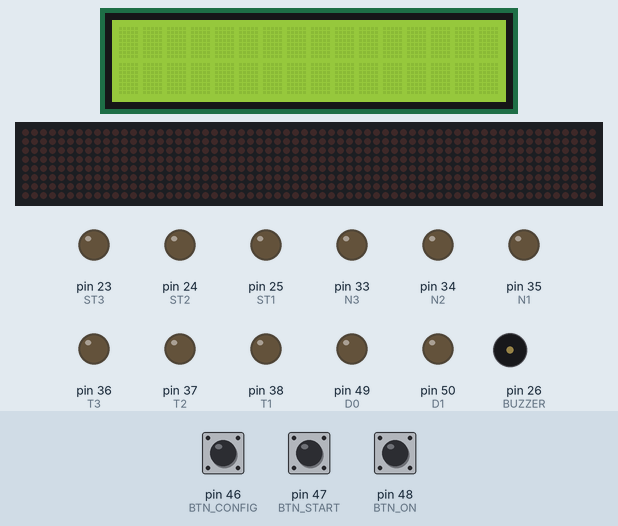
A sketch run on a simulated Arduino Mega 2560, built with avr-gcc and run on an emulated ATmega2560. On the bench: 16×2 character LCD, 64×8 LED matrix, output pins drawn as LEDs (lit = HIGH), buzzer (waves = sounding). The inputs (shaded band) are chosen by the test bench; at power-on: pin 48 (BTN_ON) LOW, pin 47 (BTN_START) LOW, pin 46 (BTN_CONFIG) LOW.

Above: at 1.3 s.
1.4 s: pin 48 (BTN_ON) pulled HIGH for 0.15 s
At 3.9 s:
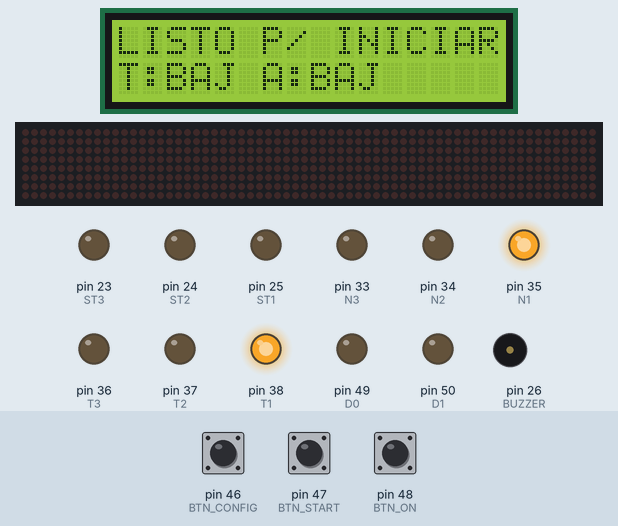
4.5 s: pin 47 (BTN_START) pulled HIGH for 0.15 s
At 6.18 s:
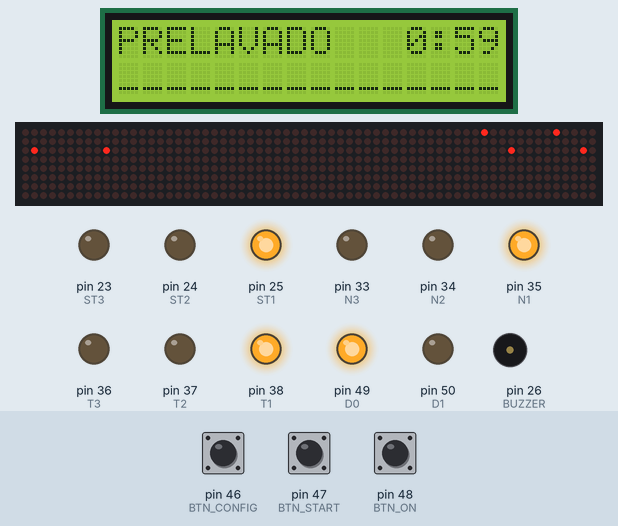
6.2 s: pin 47 (BTN_START) pulled HIGH for 1 s
At 7.8 s:
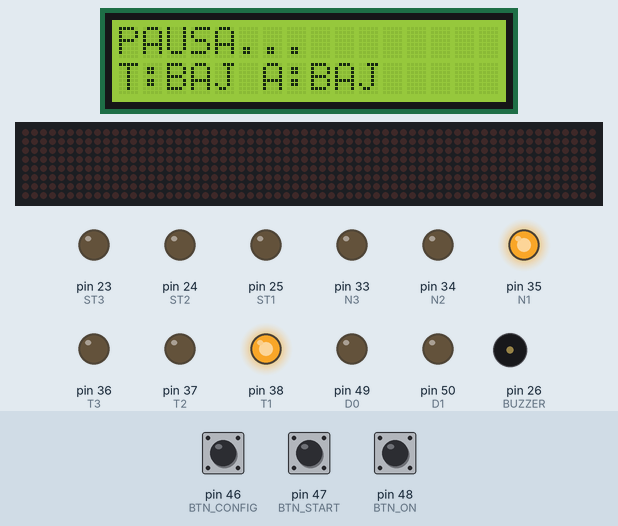
8.7 s: pin 46 (BTN_CONFIG) pulled HIGH for 0.15 s
At 9.6 s:
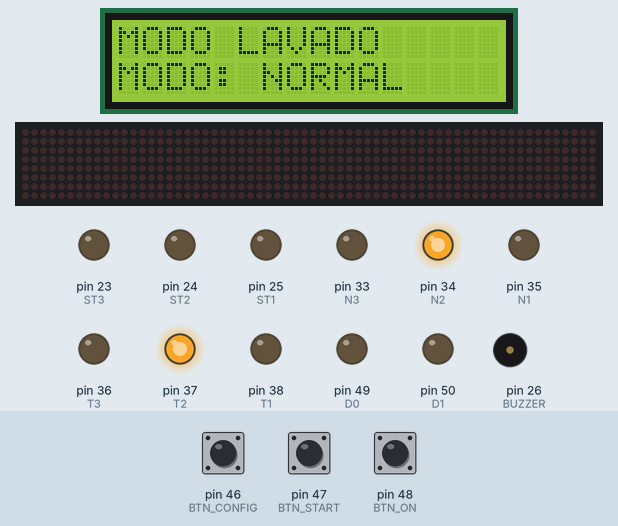
10.3 s: pin 47 (BTN_START) pulled HIGH for 0.15 s
At 10.52 s:
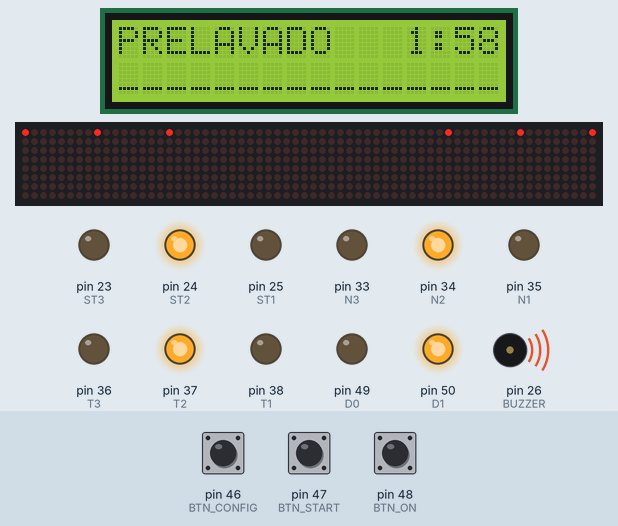
12.0 s: pin 47 (BTN_START) pulled HIGH for 3.2 s
At 13.1 s:
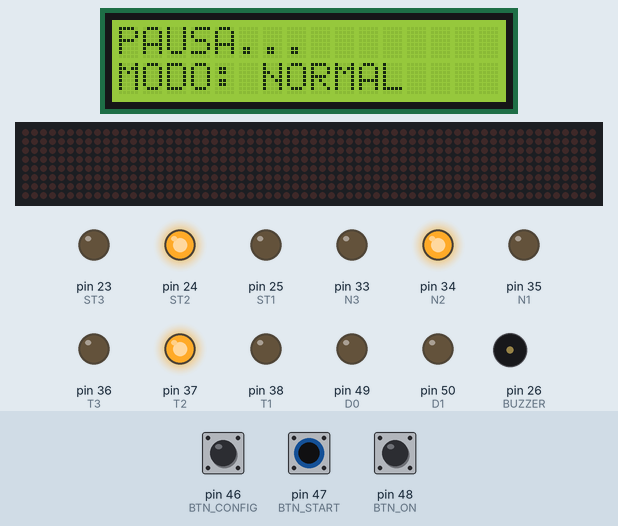
Timing chart, 0 to 16.8 s (numbered marks = the images above; inputs shaded):
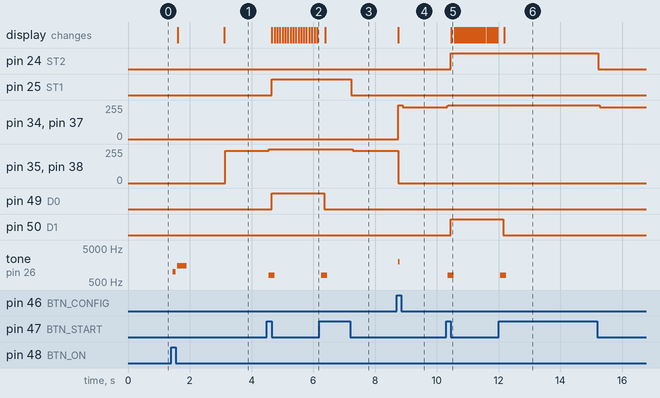

The sketch:

Codigo_Lavaplatos.ino
```cpp
#include <LedControl.h>
#include <LiquidCrystal.h>
#include <Keypad.h>

// Matriz de agua (4 modulos MAX7219 encadenados)
#define CS  53
#define SCK 52
#define DIN 51

// Puente/relay del motor de lavado
#define D1 50
#define D0 49

// Botonera principal
#define BTN_ON     48
#define BTN_START  47
#define BTN_CONFIG 46

// LCD 16x2 (modo 4 bits)
#define LCD_D7 45
#define LCD_D6 44
#define LCD_D5 43
#define LCD_D4 42
#define LCD_EN 41
#define LCD_RS 40

// LEDs de temperatura (T) y nivel de agua (N)
#define T1 38
#define T2 37
#define T3 36
#define N1 35
#define N2 34
#define N3 33

// Teclado de temperatura
#define TC1 32
#define TF1 31
#define TF2 30

// Teclado de nivel de agua
#define NAC1 29
#define NAF1 28
#define NAF2 27

#define BUZZER 26

// LEDs que simulan temperatura durante el lavado
#define ST1 25
#define ST2 24
#define ST3 23

// Teclado de programas
#define CC1 21
#define CF1 20
#define CF2 19

LedControl lc(DIN, SCK, CS, 8);
LiquidCrystal lcd(LCD_RS, LCD_EN, LCD_D4, LCD_D5, LCD_D6, LCD_D7);

char teclasTemp[2][1] = { {'o'}, {'k'} };
byte filasTemp[2] = {TF1, TF2};
byte colsTemp[1]  = {TC1};
Keypad tecladoTemp(makeKeymap(teclasTemp), filasTemp, colsTemp, 2, 1);

char teclasAgua[2][1] = { {'p'}, {'l'} };
byte filasAgua[2] = {NAF1, NAF2};
byte colsAgua[1]  = {NAC1};
Keypad tecladoAgua(makeKeymap(teclasAgua), filasAgua, colsAgua, 2, 1);

char teclasConfig[2][1] = { {'i'}, {'j'} };
byte filasConfig[2] = {CF1, CF2};
byte colsConfig[1]  = {CC1};
Keypad tecladoConfig(makeKeymap(teclasConfig), filasConfig, colsConfig, 2, 1);

bool sistemaEncendido = false;
bool lavadoActivo     = false;
bool pausa            = false;
bool mostrarMarca     = true;
bool configuracionActivado = true;
bool modoConfig       = false; // true = seleccion de programa, false = ajuste manual

byte nivelTemp   = 0; // 0=BAJO, 1=MEDIO, 2=ALTO
byte nivelAgua   = 0; // 0=BAJO, 1=MEDIO, 2=ALTO
byte nivelConfig = 0; // 0=NORMAL, 1=CRISTALES, 2=ECOLOGICO, 3=PRESION

unsigned long tiempoInicioLavado = 0;
unsigned long tiempoPausaInicio  = 0;
unsigned long duracionLavado     = 60000;
byte etapa = 0; // 0=Prelavado 1=Lavado 2=Enjuague 3=Secado

void setup() {
  inicializarLedsTemperatura();
  inicializarLedControl();
  inicializarMotores();
  inicializarLCD();
  inicializarEntradas();

  apagarTodo();
}

void loop() {
  leerPulsadoresGenerales();

  if (sistemaEncendido) {
    if (!lavadoActivo || pausa) {
      leerConfiguracionAvanzada();
    }
    actualizarLeds();
    ejecutarLavado();
  }
}

void leerPulsadoresGenerales() {

  if (digitalRead(BTN_CONFIG) && sistemaEncendido && (!lavadoActivo || pausa)) {
    delay(50);
    if (digitalRead(BTN_CONFIG)) {
      modoConfig = !modoConfig;
      sonar(2);

      if (modoConfig) {
        lcd.clear();
        lcd.print("MODO LAVADO");
        aplicarModoLavado();
      } else {
        lcd.clear();
        lcd.print("CONFIG MANUAL");
      }
      actualizarPantallaConfig();
      while (digitalRead(BTN_CONFIG));
    }
  }

  if (digitalRead(BTN_ON)) {
    delay(50);
    if (digitalRead(BTN_ON)) {
      if (!sistemaEncendido) {
        sistemaEncendido = true;
        sonar(1);
        lcd.display();
        lcd.clear();
        lcd.print("LavaPlatos");
        lcd.setCursor(3, 1);
        lcd.print("Grupo 6");
        delay(1500);
        mostrarMarca = false;
        lcd.clear();
        lcd.print("LISTO P/ INICIAR");

        nivelConfig = 0;
        nivelAgua = 0;
        nivelTemp = 0;
        calcularTiempo();

        actualizarPantallaConfig();
        actualizarLeds();
      } else if (!lavadoActivo || pausa) {
        sonar(4);
        sistemaEncendido = false;
        apagarTodo();
      }
      while (digitalRead(BTN_ON));
    }
  }

  if (digitalRead(BTN_START) && sistemaEncendido) {
    delay(50);
    if (digitalRead(BTN_START)) {
      sonar(3);
      if (!lavadoActivo) {
        lavadoActivo = true;
        pausa = false;
        tiempoInicioLavado = millis();
        lcd.clear();
      } else {
        pausa = !pausa;
        if (pausa) {
          apagarMotores();
          limpiarMatriz();
          tiempoPausaInicio = millis();
          lcd.clear();
          lcd.setCursor(0, 0);
          lcd.print("PAUSA...        ");
          actualizarPantallaConfig();
        } else {
          tiempoInicioLavado += millis() - tiempoPausaInicio;
          lcd.clear();
        }
      }
      while (digitalRead(BTN_START));
    }
  }
}

void leerConfiguracionAvanzada() {

  if (modoConfig) {
    char c = tecladoConfig.getKey();
    if (c) {
      if (c == 'i') {
        nivelConfig = (nivelConfig + 1) % 4;
      } else if (c == 'j') {
        nivelConfig = (nivelConfig + 3) % 4;
      }

      aplicarModoLavado();
      calcularTiempo();
      sonar(2);
      actualizarPantallaConfig();
      delay(100);
    }
    return;
  }

  char t = tecladoTemp.getKey();
  if (t) {
    if (t == 'o') {
      if (nivelTemp < 2) nivelTemp++; else nivelTemp = 2;
      calcularTiempo();
      sonar(2); actualizarLeds(); actualizarPantallaConfig(); delay(200);
    } else if (t == 'k') {
      if (nivelTemp > 0) nivelTemp--; else nivelTemp = 0;
      calcularTiempo();
      sonar(2); actualizarLeds(); actualizarPantallaConfig(); delay(200);
    }
  }

  char a = tecladoAgua.getKey();
  if (a) {
    if (a == 'p') {
      if (nivelAgua < 2) nivelAgua++; else nivelAgua = 2;
      calcularTiempo();
      sonar(2); actualizarLeds(); actualizarPantallaConfig(); delay(200);
    } else if (a == 'l') {
      if (nivelAgua > 0) nivelAgua--; else nivelAgua = 0;
      calcularTiempo();
      sonar(2); actualizarLeds(); actualizarPantallaConfig(); delay(200);
    }
  }
}

void calcularTiempo() {
  duracionLavado = 60000UL + ((unsigned long)nivelTemp * 30000UL) + ((unsigned long)nivelAgua * 30000UL);
}

void aplicarModoLavado() {
  switch (nivelConfig) {
    case 0: nivelAgua = 1; nivelTemp = 1; break; // NORMAL
    case 1: nivelAgua = 1; nivelTemp = 0; break; // CRISTALES
    case 2: nivelAgua = 0; nivelTemp = 0; break; // ECOLOGICO
    case 3: nivelAgua = 2; nivelTemp = 2; break; // PRESION
  }
  actualizarLeds();
  calcularTiempo();
}

void ejecutarLavado() {
  if (!lavadoActivo || pausa) return;

  unsigned long t = millis() - tiempoInicioLavado;

  if (t >= duracionLavado) {
    lavadoActivo = false;
    apagarMotores();
    limpiarMatriz();
    sonar(4);
    lcd.clear();
    lcd.print("LAVADO TERMINADO");
    delay(2000);
    apagarTodo();
    sistemaEncendido = true;
    lcd.display();
    lcd.print("LISTO P/ INICIAR");
    actualizarPantallaConfig();
    actualizarLeds();
    return;
  }

  if (t < duracionLavado * 0.25) etapa = 0;
  else if (t < duracionLavado * 0.5) etapa = 1;
  else if (t < duracionLavado * 0.75) etapa = 2;
  else etapa = 3;

  mostrarLCD(t);

  if (nivelAgua == 0) aguaBajo(true);
  if (nivelAgua == 1) aguaMedio(true);
  if (nivelAgua == 2) aguaAlto(true);
}

void mostrarLCD(unsigned long t) {
  lcd.setCursor(0, 0);
  const char* txt[] = {"PRELAVADO", "LAVADO", "ENJUAGUE", "SECADO"};
  lcd.print(txt[etapa]);
  lcd.print("        ");

  lcd.setCursor(12, 0);
  long restante = (long)duracionLavado - (long)t;
  if (restante < 0) restante = 0;

  int minutos = restante / 60000;
  int segundos = (restante % 60000) / 1000;

  lcd.print(minutos);
  lcd.print(":");
  if (segundos < 10) lcd.print("0");
  lcd.print(segundos);

  lcd.setCursor(0, 1);
  int barras = map(t, 0, duracionLavado, 0, 16);
  for (int i = 0; i < 16; i++) lcd.print(i < barras ? char(255) : '_');
}

void actualizarPantallaConfig() {

  if (modoConfig) {
    lcd.setCursor(0, 1);
    lcd.print("MODO: ");
    if (nivelConfig == 0) lcd.print("NORMAL     ");
    else if (nivelConfig == 1) lcd.print("CRISTALES  ");
    else if (nivelConfig == 2) lcd.print("ECOLOGICO  ");
    else lcd.print("PRESION    ");
    return;
  }

  if (!mostrarMarca && (!lavadoActivo || pausa)) {
    lcd.setCursor(0, 1);
    lcd.print("T:");
    if (nivelTemp == 0) lcd.print("BAJ ");
    else if (nivelTemp == 1) lcd.print("MED ");
    else lcd.print("ALT ");

    lcd.print("A:");
    if (nivelAgua == 0) lcd.print("BAJ ");
    else if (nivelAgua == 1) lcd.print("MED ");
    else lcd.print("ALT ");

    if (!lavadoActivo && !pausa) {
      lcd.setCursor(0, 0);
      lcd.print("LISTO P/ INICIAR");
    }
  }
}

void actualizarLeds() {
  digitalWrite(T1, LOW);
  digitalWrite(T2, LOW);
  digitalWrite(T3, LOW);
  if (nivelTemp == 0) digitalWrite(T1, HIGH);
  else if (nivelTemp == 1) digitalWrite(T2, HIGH);
  else if (nivelTemp == 2) digitalWrite(T3, HIGH);

  digitalWrite(N1, LOW);
  digitalWrite(N2, LOW);
  digitalWrite(N3, LOW);
  if (nivelAgua == 0) digitalWrite(N1, HIGH);
  else if (nivelAgua == 1) digitalWrite(N2, HIGH);
  else if (nivelAgua == 2) digitalWrite(N3, HIGH);

  simularTemperatura();
}

void simularTemperatura() {
  digitalWrite(ST1, LOW); digitalWrite(ST2, LOW); digitalWrite(ST3, LOW);
  if (!lavadoActivo || pausa) return;
  if (nivelTemp == 0) digitalWrite(ST1, HIGH);
  else if (nivelTemp == 1) digitalWrite(ST2, HIGH);
  else if (nivelTemp == 2) digitalWrite(ST3, HIGH);
}

bool delayNoBloqueante(unsigned long ms) {
  unsigned long inicio = millis();
  while (millis() - inicio < ms) {
    leerPulsadoresGenerales();
    if (pausa || !sistemaEncendido) return false;
  }
  return true;
}

void limpiarMatriz() {
  for (int i = 0; i < 8; i++) {
    lc.clearDisplay(i);
  }
}

void aguaBajo(bool activo) {
  motorBajo(activo);
  for (int f = 0; f < 8; f++) {
    if (pausa || !sistemaEncendido) { apagarMotores(); limpiarMatriz(); return; }
    for (int c = 0; c < 8; c++) {
      if (pausa || !sistemaEncendido) { apagarMotores(); limpiarMatriz(); return; }

      lc.setLed(7, f, c, true);       lc.setLed(7, f - 2, c - 3, true);
      lc.setLed(7, f - 4, c - 6, true); lc.setLed(7, f - 6, c - 9, true);

      lc.setLed(6, f, c, true);       lc.setLed(6, f - 2, c - 3, true);
      lc.setLed(6, f - 4, c - 6, true); lc.setLed(6, f - 6, c - 9, true);

      lc.setLed(0, f, 7 - c, true);   lc.setLed(0, f - 2, 4 - c, true);
      lc.setLed(0, f - 4, 1 - c, true); lc.setLed(0, f - 6, -2 - c, true);

      lc.setLed(1, f, 7 - c, true);   lc.setLed(1, f - 2, 4 - c, true);
      lc.setLed(1, f - 4, 1 - c, true); lc.setLed(1, f - 6, -2 - c, true);

      if (!delayNoBloqueante(80)) { apagarMotores(); limpiarMatriz(); return; }

      lc.setLed(7, f, c, false);       lc.setLed(7, f - 2, c - 3, false);
      lc.setLed(7, f - 4, c - 6, false); lc.setLed(7, f - 6, c - 9, false);

      lc.setLed(6, f, c, false);       lc.setLed(6, f - 2, c - 3, false);
      lc.setLed(6, f - 4, c - 6, false); lc.setLed(6, f - 6, c - 9, false);

      lc.setLed(0, f, 7 - c, false);   lc.setLed(0, f - 2, 4 - c, false);
      lc.setLed(0, f - 4, 1 - c, false); lc.setLed(0, f - 6, -2 - c, false);

      lc.setLed(1, f, 7 - c, false);   lc.setLed(1, f - 2, 4 - c, false);
      lc.setLed(1, f - 4, 1 - c, false); lc.setLed(1, f - 6, -2 - c, false);
    }
  }
}

void aguaMedio(bool activo) {
  motorMedio(activo);
  for (int f = 0; f < 8; f++) {
    if (pausa || !sistemaEncendido) { apagarMotores(); limpiarMatriz(); return; }
    for (int c = 0; c < 8; c++) {
      if (pausa || !sistemaEncendido) { apagarMotores(); limpiarMatriz(); return; }

      lc.setLed(7, f, c, true);       lc.setLed(7, f - 2, c - 3, true);
      lc.setLed(7, f - 4, c - 6, true); lc.setLed(7, f - 6, c - 9, true);

      lc.setLed(6, f, c, true);       lc.setLed(6, f - 2, c - 3, true);
      lc.setLed(6, f - 4, c - 6, true); lc.setLed(6, f - 6, c - 9, true);

      lc.setLed(5, f, c, true);       lc.setLed(5, f - 2, c - 3, true);
      lc.setLed(5, f - 4, c - 6, true); lc.setLed(5, f - 6, c - 9, true);

      lc.setLed(0, f, 7 - c, true);   lc.setLed(0, f - 2, 4 - c, true);
      lc.setLed(0, f - 4, 1 - c, true); lc.setLed(0, f - 6, -2 - c, true);

      lc.setLed(1, f, 7 - c, true);   lc.setLed(1, f - 2, 4 - c, true);
      lc.setLed(1, f - 4, 1 - c, true); lc.setLed(1, f - 6, -2 - c, true);

      lc.setLed(2, f, 7 - c, true);   lc.setLed(2, f - 2, 4 - c, true);
      lc.setLed(2, f - 4, 1 - c, true); lc.setLed(2, f - 6, -2 - c, true);

      if (!delayNoBloqueante(50)) { apagarMotores(); limpiarMatriz(); return; }

      lc.setLed(7, f, c, false);       lc.setLed(7, f - 2, c - 3, false);
      lc.setLed(7, f - 4, c - 6, false); lc.setLed(7, f - 6, c - 9, false);

      lc.setLed(6, f, c, false);       lc.setLed(6, f - 2, c - 3, false);
      lc.setLed(6, f - 4, c - 6, false); lc.setLed(6, f - 6, c - 9, false);

      lc.setLed(5, f, c, false);       lc.setLed(5, f - 2, c - 3, false);
      lc.setLed(5, f - 4, c - 6, false); lc.setLed(5, f - 6, c - 9, false);

      lc.setLed(0, f, 7 - c, false);   lc.setLed(0, f - 2, 4 - c, false);
      lc.setLed(0, f - 4, 1 - c, false); lc.setLed(0, f - 6, -2 - c, false);

      lc.setLed(1, f, 7 - c, false);   lc.setLed(1, f - 2, 4 - c, false);
      lc.setLed(1, f - 4, 1 - c, false); lc.setLed(1, f - 6, -2 - c, false);

      lc.setLed(2, f, 7 - c, false);   lc.setLed(2, f - 2, 4 - c, false);
      lc.setLed(2, f - 4, 1 - c, false); lc.setLed(2, f - 6, -2 - c, false);
    }
  }
}

void aguaAlto(bool activo) {
  motorAlto(activo);
  for (int f = 0; f < 8; f++) {
    if (pausa || !sistemaEncendido) { apagarMotores(); limpiarMatriz(); return; }
    for (int c = 0; c < 8; c++) {
      if (pausa || !sistemaEncendido) { apagarMotores(); limpiarMatriz(); return; }

      for (int m = 0; m <= 3; m++) {
        lc.setLed(7 - m, f, c, true);     lc.setLed(7 - m, f - 2, c - 3, true);
        lc.setLed(7 - m, f - 4, c - 6, true); lc.setLed(7 - m, f - 6, c - 9, true);
        lc.setLed(m, f, 7 - c, true);     lc.setLed(m, f - 2, 4 - c, true);
        lc.setLed(m, f - 4, 1 - c, true); lc.setLed(m, f - 6, -2 - c, true);
      }

      if (!delayNoBloqueante(30)) { apagarMotores(); limpiarMatriz(); return; }

      for (int m = 0; m <= 3; m++) {
        lc.setLed(7 - m, f, c, false);     lc.setLed(7 - m, f - 2, c - 3, false);
        lc.setLed(7 - m, f - 4, c - 6, false); lc.setLed(7 - m, f - 6, c - 9, false);
        lc.setLed(m, f, 7 - c, false);     lc.setLed(m, f - 2, 4 - c, false);
        lc.setLed(m, f - 4, 1 - c, false); lc.setLed(m, f - 6, -2 - c, false);
      }
    }
  }
}

void inicializarLedControl() {
  for (int i = 0; i < 8; i++) { lc.shutdown(i, false); lc.setIntensity(i, 10); lc.clearDisplay(i); }
}

void inicializarLCD() {
  lcd.begin(16, 2);
}

void inicializarEntradas() {
  pinMode(BTN_ON, INPUT); pinMode(BTN_START, INPUT); pinMode(BUZZER, OUTPUT);
  pinMode(T1, OUTPUT); pinMode(T2, OUTPUT); pinMode(T3, OUTPUT);
  pinMode(N1, OUTPUT); pinMode(N2, OUTPUT); pinMode(N3, OUTPUT);
}

void inicializarMotores() {
  pinMode(D0, OUTPUT); pinMode(D1, OUTPUT);
}

void inicializarLedsTemperatura() {
  pinMode(ST1, OUTPUT); pinMode(ST2, OUTPUT); pinMode(ST3, OUTPUT);
}

void motorBajo(bool a)  { if (a) { digitalWrite(D1, LOW);  digitalWrite(D0, HIGH); } else apagarMotores(); }
void motorMedio(bool a) { if (a) { digitalWrite(D1, HIGH); digitalWrite(D0, LOW);  } else apagarMotores(); }
void motorAlto(bool a)  { if (a) { digitalWrite(D1, HIGH); digitalWrite(D0, HIGH); } else apagarMotores(); }
void apagarMotores()    { digitalWrite(D0, LOW); digitalWrite(D1, LOW); }

void sonar(int tipo) {
  switch (tipo) {
    case 1: tone(BUZZER, 1000, 100); delay(150); tone(BUZZER, 1500, 300); break;
    case 2: tone(BUZZER, 2000, 50); break;
    case 3: tone(BUZZER, 800, 100); delay(100); tone(BUZZER, 800, 100); break;
    case 4: tone(BUZZER, 500, 300); delay(300); tone(BUZZER, 300, 400); break;
  }
}

void apagarTodo() {
  lcd.clear(); lcd.noDisplay(); apagarMotores(); limpiarMatriz();
  digitalWrite(T1, LOW); digitalWrite(T2, LOW); digitalWrite(T3, LOW);
  digitalWrite(N1, LOW); digitalWrite(N2, LOW); digitalWrite(N3, LOW);
  lavadoActivo = false; pausa = false; mostrarMarca = true; nivelTemp = 0; nivelAgua = 0;

  nivelConfig = 0;
  calcularTiempo();
}
```

Measured:
- after the input at 1.4 s, pin 35 (N1), pin 38 (T1): 0/255 → 241/255 after 1.8 s; tone on pin 26 (BUZZER): silent → 1000 Hz after 0.05 s, → silent 0.10 s later, → 1500 Hz 0.05 s later, → silent 0.30 s later; the display: first changes after 0.20 s (image 1 shows a later state)
- after the input at 4.5 s, pin 25 (ST1): LOW → HIGH after 0.15 s; pin 35 (N1), pin 38 (T1): 241/255 → 255/255 after 0.05 s; pin 49 (D0): LOW → HIGH after 0.16 s; tone on pin 26 (BUZZER): silent → 800 Hz after 0.05 s, → silent 0.20 s later; the display: first changes after 0.16 s (image 2 shows a later state)
- after the input at 6.2 s, pin 25 (ST1): HIGH → LOW after 1.0 s; pin 35 (N1), pin 38 (T1): 255/255 → 241/255 after 1.1 s; pin 49 (D0): HIGH → LOW after 0.15 s; tone on pin 26 (BUZZER): silent → 800 Hz after 0.05 s, → silent 0.20 s later; the display: changes after 0.19 s (image 3)
- after the input at 8.7 s, pin 34 (N2), pin 37 (T2): 0/255 → 255/255 after 0.05 s, → 240/255 0.14 s later; pin 35 (N1), pin 38 (T1): 241/255 → 0/255 after 0.05 s; tone on pin 26 (BUZZER): silent → 2000 Hz after 0.05 s, → silent 0.05 s later; the display: changes after 0.06 s (image 4)
- after the input at 10.3 s, pin 24 (ST2): LOW → HIGH after 0.15 s; pin 34 (N2), pin 37 (T2): 240/255 → 255/255 at once; pin 50 (D1): LOW → HIGH after 0.16 s; tone on pin 26 (BUZZER): silent → 800 Hz after 0.05 s, → silent 0.20 s later; the display: changes after 0.16 s (image 5)
- after the input at 12.0 s, pin 24 (ST2): HIGH → LOW after 3.2 s; pin 34 (N2), pin 37 (T2): 255/255 → 240/255 after 3.3 s; pin 50 (D1): HIGH → LOW after 0.15 s; tone on pin 26 (BUZZER): silent → 800 Hz after 0.05 s, → silent 0.20 s later; the display: changes after 0.19 s (image 6)
